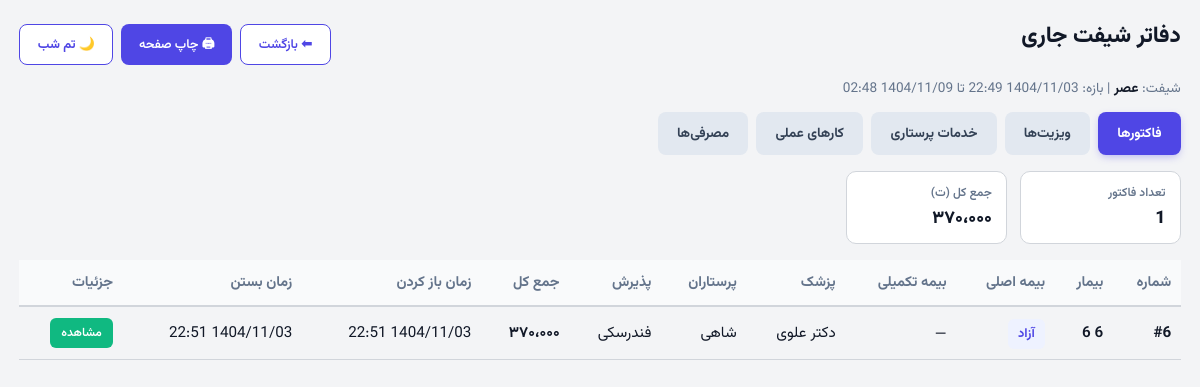
Screenshot of /reception/ledgers (signed in) with the database file from the repository.
### tables this page shows
CREATE TABLE user_active_shift (
    user_id INTEGER PRIMARY KEY,
    active_shift TEXT NOT NULL,  -- 'morning', 'evening', 'night'
    work_date TEXT NOT NULL,     -- YYYY-MM-DD
    shift_started_at TIMESTAMP DEFAULT (datetime('now', '+3 hours', '+30 minutes')),
    FOREIGN KEY (user_id) REFERENCES users (id)
);

CREATE TABLE invoices (
    id INTEGER PRIMARY KEY AUTOINCREMENT,
    patient_id INTEGER NOT NULL,
    doctor_id INTEGER,
    nurse_id INTEGER,
    status TEXT DEFAULT 'open', -- 'open', 'closed'
    insurance_type TEXT,
    supplementary_insurance TEXT,
    total_amount REAL DEFAULT 0,
    work_date TEXT, -- YYYY-MM-DD (manual work date)
    shift TEXT, -- 'morning', 'evening', 'night'
    opened_at TIMESTAMP DEFAULT (datetime('now', '+3 hours', '+30 minutes')),
    closed_at TIMESTAMP,
    opened_by TEXT,
    opened_by_name TEXT,
    closed_by TEXT,
    closed_by_name TEXT,
    FOREIGN KEY (patient_id) REFERENCES patients (id),
    FOREIGN KEY (doctor_id) REFERENCES medical_staff (id),
    FOREIGN KEY (nurse_id) REFERENCES medical_staff (id)
);

### src/api/reception.py (the view)
@bp.route('/ledgers', methods=['GET'])
@login_required
def combined_ledgers():
    from src.adapters.sqlite.core import get_db
    db = get_db()
    from src.common.utils import get_current_shift_window
    shift, start_dt, end_dt = get_current_shift_window()
    injections = db.execute(
        '''SELECT i.id, i.injection_date, i.injection_type, i.count, i.unit_price, i.total_price, i.notes,
                  p.full_name AS patient_name,
                  doc.full_name AS doctor_name,
                  nurse.full_name AS nurse_name,
                  i.invoice_id
           FROM injections i
           JOIN patients p ON p.id = i.patient_id
           JOIN invoices inv ON inv.id = i.invoice_id AND inv.status = 'closed'
           LEFT JOIN medical_staff doc ON doc.id = i.doctor_id
           LEFT JOIN medical_staff nurse ON nurse.id = i.nurse_id
           WHERE i.work_date = ? AND i.shift = ? ORDER BY i.injection_date DESC''',
        (g.user_shift_status.get('work_date'), g.user_shift_status.get('active_shift'))
    ).fetchall()
    injections_list = [dict(r) for r in injections]
    injections_doctor = db.execute(
        '''SELECT i.id, i.injection_date, i.injection_type, i.count, i.unit_price, i.total_price, i.notes,
                  p.full_name AS patient_name,
                  doc.full_name AS doctor_name,
                  nurse.full_name AS nurse_name,
                  i.invoice_id
           FROM injections i
           JOIN patients p ON p.id = i.patient_id
           JOIN invoices inv ON inv.id = i.invoice_id AND inv.status = 'closed'
           LEFT JOIN medical_staff doc ON doc.id = i.doctor_id
           LEFT JOIN medical_staff nurse ON nurse.id = i.nurse_id
           WHERE i.work_date = ?
             AND i.shift = ?
             AND EXISTS (
                 SELECT 1 FROM visits v
                 WHERE v.invoice_id = i.invoice_id
             )
           ORDER BY i.injection_date DESC''',
        (g.user_shift_status.get('work_date'), g.user_shift_status.get('active_shift'))
    ).fetchall()
    injections_doctor_list = [dict(r) for r in injections_doctor]
    procedures = db.execute(
        '''SELECT pr.id, pr.procedure_date, pr.procedure_type, pr.price, pr.notes,
                  p.full_name AS patient_name, pr.performer_type,
                  doc.full_name AS doctor_name,
                  nurse.full_name AS nurse_name
           FROM procedures pr
           JOIN patients p ON p.id = pr.patient_id
           JOIN invoices inv ON inv.id = pr.invoice_id AND inv.status = 'closed'
           LEFT JOIN medical_staff doc ON doc.id = pr.doctor_id
           LEFT JOIN medical_staff nurse ON nurse.id = pr.nurse_id
           WHERE pr.work_date = ? AND pr.shift = ? ORDER BY pr.procedure_date DESC''',
        (g.user_shift_status.get('work_date'), g.user_shift_status.get('active_shift'))
    ).fetchall()
    procedures_list = [dict(r) for r in procedures]
    consumables_rows = db.execute(
        '''SELECT c.id, c.usage_date, c.item_name, c.category, c.quantity, c.unit_price, c.total_cost,
                  c.patient_provided, c.notes, p.full_name AS patient_name,
                  doc.full_name AS doctor_name, nurse.full_name AS nurse_name
           FROM consumables_ledger c
           JOIN patients p ON p.id = c.patient_id
           JOIN invoices inv ON inv.id = c.invoice_id AND inv.status = 'closed'
           LEFT JOIN medical_staff doc ON doc.id = c.doctor_id
           LEFT JOIN medical_staff nurse ON nurse.id = c.nurse_id
           WHERE c.work_date = ? AND c.shift = ?
           ORDER BY c.usage_date DESC''',
        (g.user_shift_status.get('work_date'), g.user_shift_status.get('active_shift'))
    ).fetchall()
    consumables_list = [dict(r) for r in consumables_rows]
    visits = db.execute(
        '''SELECT v.id, v.visit_date, v.insurance_type, v.supplementary_insurance, v.price AS total_amount, v.notes,
                  p.full_name AS patient_name, v.doctor_name,
                  doc.full_name AS shift_doctor_name, nurse.full_name AS shift_nurse_name
           FROM visits v
           JOIN patients p ON p.id = v.patient_id
           JOIN invoices inv ON inv.id = v.invoice_id AND inv.status = 'closed'
           LEFT JOIN medical_staff doc ON doc.id = v.doctor_id
           LEFT JOIN medical_staff nurse ON nurse.id = v.nurse_id
           WHERE v.work_date = ? AND v.shift = ?
           ORDER BY v.visit_date DESC''',
        (g.user_shift_status.get('work_date'), g.user_shift_status.get('active_shift'))
    ).fetchall()
    visits_list = [dict(r) for r in visits]
    invoices = db.execute(
        '''SELECT inv.id, inv.opened_at, inv.closed_at, inv.status, inv.total_amount,
                  inv.insurance_type, inv.supplementary_insurance, inv.opened_by,
                  p.full_name AS patient_name,
                  COALESCE(doc.full_name,
                                        (
                                            SELECT COALESCE(v.doctor_name, ms.full_name)
                                            FROM visits v
                                            LEFT JOIN medical_staff ms ON ms.id = v.doctor_id
                                            WHERE v.invoice_id = inv.id AND (v.doctor_name IS NOT NULL OR v.doctor_id IS NOT NULL)
                                            ORDER BY v.visit_date DESC LIMIT 1
                                        )
                                    ) AS doctor_name,
                                    nurse.full_name AS nurse_name,
                  (
                      SELECT GROUP_CONCAT(ms.full_name, '، ')
                      FROM (
                          SELECT DISTINCT nurse_id FROM injections WHERE invoice_id = inv.id AND nurse_id IS NOT NULL
                          UNION
                          SELECT DISTINCT nurse_id FROM procedures WHERE invoice_id = inv.id AND nurse_id IS NOT NULL
                          UNION
                          SELECT DISTINCT nurse_id FROM consumables_ledger WHERE invoice_id = inv.id AND nurse_id IS NOT NULL
                      ) AS all_nurses
                      JOIN medical_staff ms ON ms.id = all_nurses.nurse_id
                  ) AS all_nurses_names
           FROM invoices inv
           JOIN patients p ON p.id = inv.patient_id
           LEFT JOIN medical_staff doc ON doc.id = inv.doctor_id
           LEFT JOIN medical_staff nurse ON nurse.id = inv.nurse_id
           WHERE inv.status = 'closed' AND inv.work_date = ? AND inv.shift = ?
           ORDER BY inv.closed_at DESC''',
        (g.user_shift_status.get('work_date'), g.user_shift_status.get('active_shift'))
    ).fetchall()
    invoices_list = [dict(r) for r in invoices]
    return render_template('reception/ledgers.html',
                           shift=shift,
                           start=start_dt,
                           end=end_dt,
                           injections=injections_list,
                           injections_doctor=injections_doctor_list,
                           procedures=procedures_list,
                           consumables=consumables_list,
                           visits=visits_list,
                           invoices=invoices_list)

### src/adapters/sqlite/core.py (called while the page is built)
def close_connection(exception):
    db = getattr(g, '_database', None)
    if db is not None:
        db.close()

### src/adapters/sqlite/user_shift_repo.py (called while the page is built, shortened)
    def _ensure_table(self):
        global _table_ensured
        if _table_ensured:
            return

    def get_user_active_shift(self, user_id: int) -> Optional[Dict]:
        self._ensure_table()
        db = get_db()
        row = db.execute(
            "SELECT * FROM user_active_shift WHERE user_id = ?",
            (user_id,)
        ).fetchone()
        return dict(row) if row else None

    def get_effective_shift_for_user(self, user_id: int) -> tuple[str, str, bool, bool]:
        self._ensure_table()
        now = iran_now()
        user_shift = self.get_user_active_shift(user_id)
        if not user_shift:
            default_shift = 'morning'
            default_work_date = now.strftime('%Y-%m-%d')
            self.set_user_active_shift(user_id, default_shift, default_work_date)
            return (default_shift, default_work_date, False, False)
        return (user_shift['active_shift'], user_shift['work_date'], False, False)

### src/api/auth.py (called while the page is built)
def login_required(view):
    @functools.wraps(view)
    def wrapped_view(**kwargs):
        if g.user is None:
            return redirect(url_for("auth.login"))
        return view(**kwargs)
    return wrapped_view

### src/common/jalali.py (called while the page is built)
    def persian_tuple(self):
        return self.persian_year, self.persian_month, self.persian_day

### src/common/utils.py (called while the page is built)
def iran_now() -> datetime:
    return datetime.utcnow() + IRAN_UTC_OFFSET

def parse_datetime(dt: datetime | str | None) -> datetime | None:
    if dt is None:
        return None
    if isinstance(dt, datetime):
        return dt
    if isinstance(dt, str):
        if not dt or dt == '—':
            return None
        try:
            return datetime.strptime(dt, '%Y-%m-%d %H:%M:%S')
        except ValueError:
            try:
                return datetime.strptime(dt, '%Y-%m-%d')
            except ValueError:
                return None
    return None

def format_jalali_datetime(dt: datetime | str | None, include_seconds: bool = False) -> str:
    parsed_dt = parse_datetime(dt)
    if parsed_dt is None:
        return '—'
    jy, jm, jd = gregorian_to_jalali(parsed_dt.year, parsed_dt.month, parsed_dt.day)
    if include_seconds:
        return f"{jy}/{jm:02d}/{jd:02d} {parsed_dt.hour:02d}:{parsed_dt.minute:02d}:{parsed_dt.second:02d}"
    return f"{jy}/{jm:02d}/{jd:02d} {parsed_dt.hour:02d}:{parsed_dt.minute:02d}"

### src/templates/reception/ledgers.html (shortened to what this page needs)
<!doctype html>
<html lang="fa" dir="rtl">
<head>
<link href="{{ url_for('static', filename='css/vazirmatn.css') }}" rel="stylesheet" type="text/css" />
</head>
<body>
 <div class="wrap">
  <div class="top-bar">
    <h1>دفاتر شیفت جاری</h1>
    <div style="display:flex;gap:.5rem;">
      <a class="btn outline" href="{{ url_for('reception.index') }}">⬅ بازگشت</a>
      <button class="btn" onclick="window.print()">🖨 چاپ صفحه</button>
      <button id="themeToggleLedgers" class="btn outline" style="font-weight:700;">🌙 تم شب</button>
    </div>
  </div>
  <div style="font-size:.85rem;color:#64748b;margin-bottom:.8rem;">شیفت: <strong style="color:var(--text);">{{ 'صبح' if shift=='morning' else ('عصر' if shift=='evening' else 'شب') }}</strong> | بازه: {{ start | jalali_local }} تا {{ end | jalali_local }}</div>
  <div class="tabs">
    <button class="tab-btn active" data-tab="invoices">فاکتورها</button>
    <button class="tab-btn" data-tab="visits">ویزیت‌ها</button>
    <button class="tab-btn" data-tab="nursing">خدمات پرستاری</button>
    <button class="tab-btn" data-tab="procedures">کارهای عملی</button>
    <button class="tab-btn" data-tab="consumables">مصرفی‌ها</button>
  </div>
  <div id="panel-invoices" class="panel active">
    {% if invoices %}
    <div class="summary">
      <div class="sum-box"><span>تعداد فاکتور</span><div class="sum-val">{{ invoices|length }}</div></div>
      <div class="sum-box"><span>جمع کل (ت)</span><div class="sum-val">{{ invoices|sum(attribute='total_amount')|int | fa_num }}</div></div>
    </div>
    <div style="overflow:auto;max-height:60vh;">
      <table>
        <thead><tr><th>شماره</th><th>بیمار</th><th>بیمه اصلی</th><th>بیمه تکمیلی</th><th>پزشک</th><th>پرستاران</th><th>پذیرش</th><th>جمع کل</th><th>زمان باز کردن</th><th>زمان بستن</th><th>جزئیات</th></tr></thead>
        <tbody>
        {% for r in invoices %}
          <tr>
            <td style="font-weight:700;">#{{ r.id }}</td>
            <td style="font-weight:600;">{{ r.patient_name }}</td>
            <td><span class="badge">{{ r.insurance_type or 'آزاد' }}</span></td>
            <td>{{ r.supplementary_insurance or '—' }}</td>
            <td>{{ r.doctor_name or '—' }}</td>
            <td style="max-width:200px; white-space:normal;">{{ r.all_nurses_names or r.nurse_name or '—' }}</td>
            <td>{{ r.opened_by_name or r.opened_by or '—' }}</td>
            <td style="font-weight:700;">{{ (r.total_amount or 0)|int | fa_num }}</td>
            <td>{{ r.opened_at | jalali_datetime }}</td>
            <td>{{ r.closed_at | jalali_datetime }}</td>
            <td><button class="btn-details" onclick="showInvoiceDetails({{ r.id }})">مشاهده</button></td>
          </tr>
        {% endfor %}
        </tbody></table>
    </div>
    {% else %}<div class="empty">فاکتور بسته‌شده‌ای در این شیفت وجود ندارد</div>{% endif %}
  </div>
 </div>
</body>
</html>

### src/static/css/vazirmatn.css (style rules this page uses)
body, html { font-family: 'Vazirmatn', 'Vazirmatn FD', Tahoma, Arial, sans-serif; }

### src/templates/reception/ledgers.html (style rules this page uses)
:root { --bg:#f3f4f6; --card:#fff; --text:#111827; --accent:#6366f1; --border:#d1d5db; --thead:#f9fafb; }
body { font-family:'Vazirmatn',Tahoma,sans-serif;background:var(--bg);margin:0;padding:1.2rem;color:var(--text);transition:.3s; }
.wrap { max-width:1500px;margin:0 auto; }
h1 { margin:0 0 1rem;font-size:1.4rem;font-weight:800; }
.tabs { display:flex;gap:.5rem;flex-wrap:wrap;margin-bottom:1rem; }
.tab-btn { cursor:pointer;border:none;padding:.7rem 1.2rem;font-family:inherit;font-size:.85rem;font-weight:700;border-radius:8px;background:#e2e8f0;color:#334155;transition:.15s; }
.tab-btn.active { background:#4f46e5;color:#fff;box-shadow:0 3px 8px -2px rgba(79,70,229,.4); }
.panel { display:none;animation:fade .25s ease; }
.panel.active { display:block; }
table { width:100%;border-collapse:separate;border-spacing:0; }
th { background:var(--thead);font-weight:700;font-size:.9rem;padding:.7rem .6rem;text-align:right;border-bottom:2px solid var(--border);color:#64748b;white-space:nowrap; }
td { padding:.65rem .6rem;font-size:.95rem;border-bottom:1px solid var(--border);vertical-align:middle;color:var(--text); }
.badge { padding:.3rem .65rem;border-radius:6px;background:#eef2ff;color:#4f46e5;font-size:.8rem;font-weight:700; }
.summary { display:flex;gap:.8rem;flex-wrap:wrap;margin:.6rem 0 1rem; }
.sum-box { background:var(--card);border:1px solid var(--border);padding:.7rem .9rem;border-radius:10px;display:flex;flex-direction:column;gap:.2rem;min-width:130px;color:var(--text); }
.sum-box span:first-child { font-size:.75rem;color:#64748b;font-weight:600; }
.sum-val { font-size:1.1rem;font-weight:800; }
.top-bar { display:flex;justify-content:space-between;align-items:center;flex-wrap:wrap;gap:.8rem;margin-bottom:.5rem; }
.btn { cursor:pointer;background:#4f46e5;color:#fff;border:none;padding:.6rem 1.1rem;font-family:inherit;font-size:.8rem;border-radius:8px;font-weight:600;text-decoration:none;display:inline-flex;align-items:center; }
.btn.outline { background:#fff;color:#4f46e5;border:1px solid #4f46e5; }
.btn-details { cursor:pointer;background:#10b981;color:#fff;border:none;padding:.4rem .7rem;font-family:inherit;font-size:.75rem;border-radius:6px;font-weight:600; }

### rows the page displays
user_active_shift: active_shift "عصر"
invoices: id "6", patient_name "6 6", insurance_type "آزاد", supplementary_insurance "—", doctor_name "دکتر علوی", all_nurses_names "شاهی", opened_by "فندرسکی", total_amount "۳۷۰،۰۰۰", opened_at|jalali_datetime "1404/11/03 22:51", closed_at|jalali_datetime "1404/11/03 22:51"

### other values shown
{{ end | jalali_local }} "1404/11/09 02:48"
{{ invoices|length }} "1"
{{ invoices|sum(attribute='total_amount')|int | fa_num }} "۳۷۰،۰۰۰"
